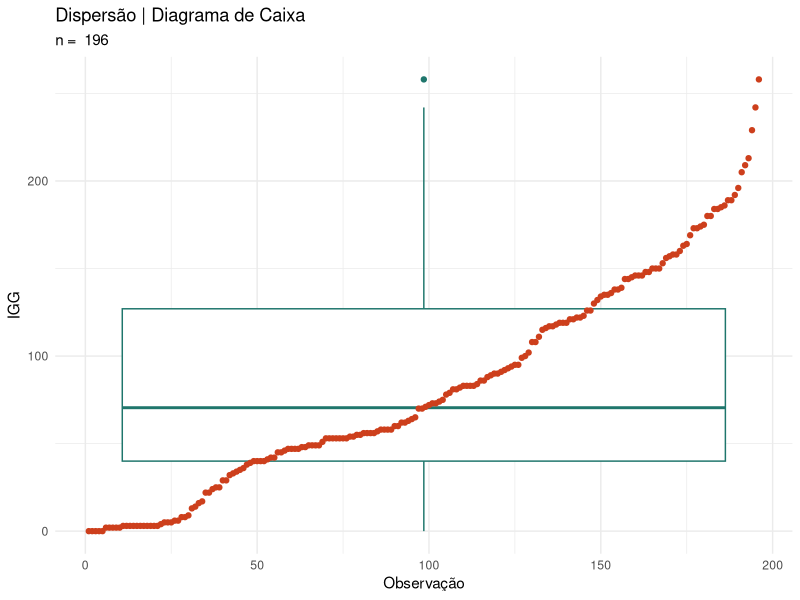
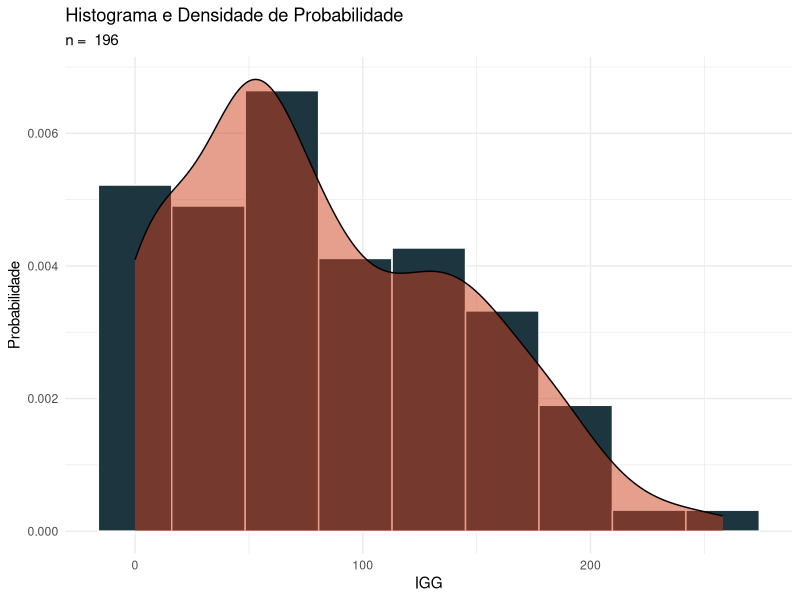
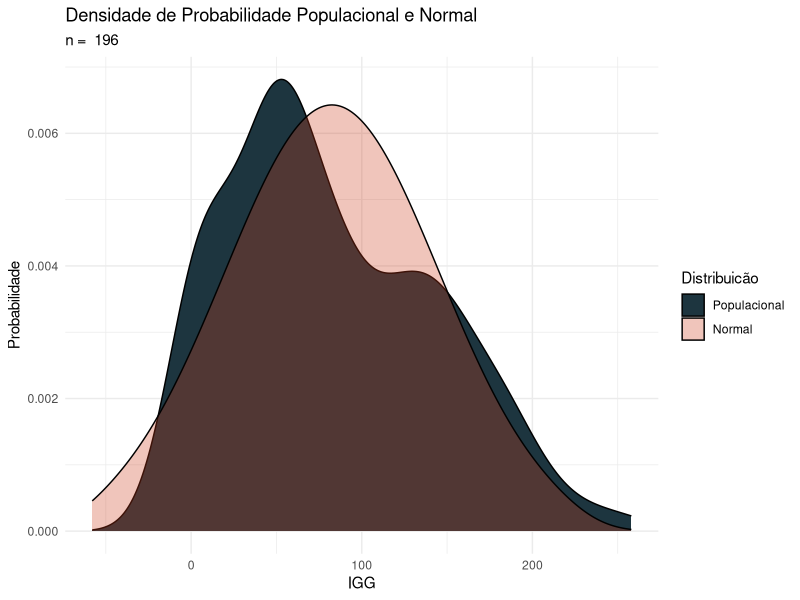
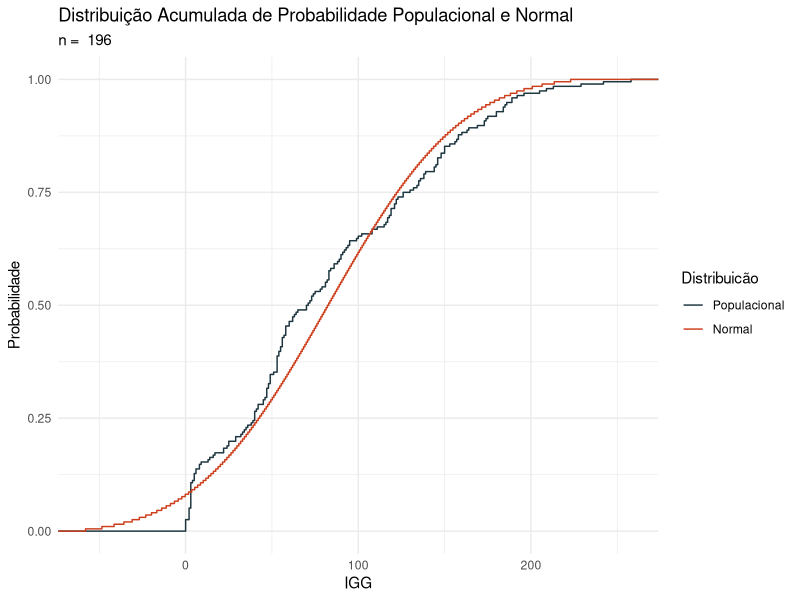
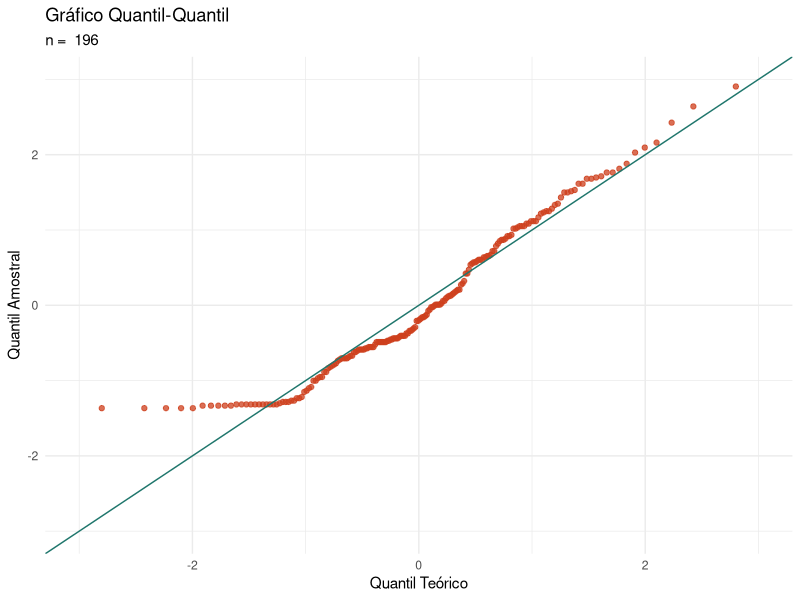
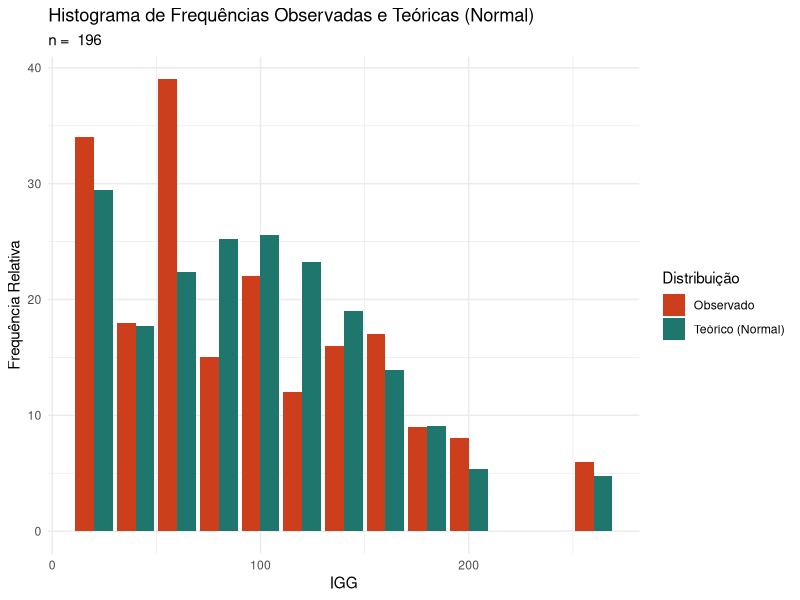
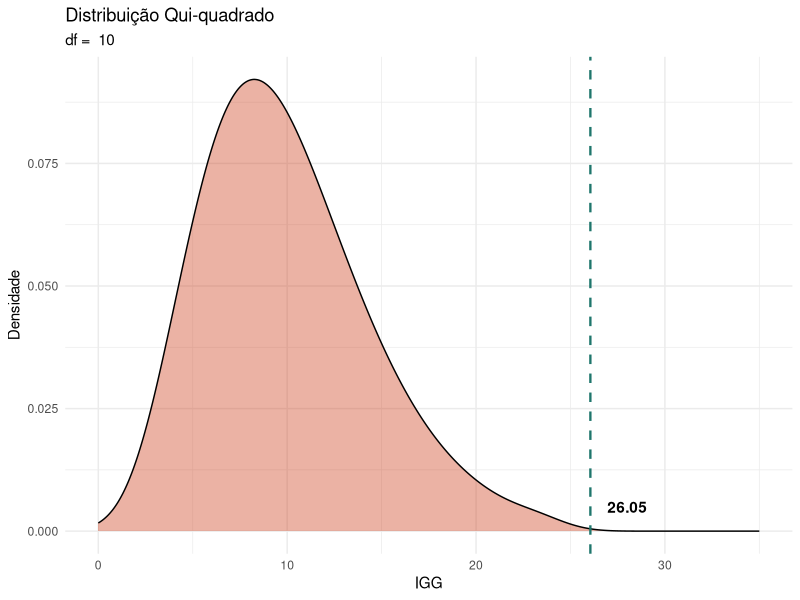
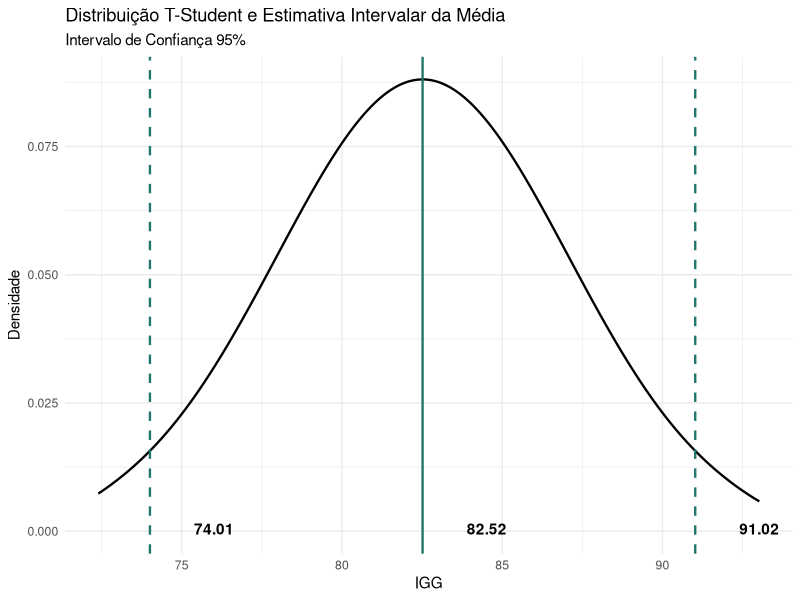

Recreate these plots in R, in order.
# UNIVERSIDADE FEDERAL DO CEARÁ
# CENTRO DE TECNOLOGIA - DEPARTAMENTO DE ENGENHARIA DE TRANSPORTES
# TCP7321 – TAD				  		PROF. MANOEL CASTRO 

# Teste 6	- Estimação Intervalar e teste de aderência							03/07/21

# Grupo:Nelson, Renata e Rúbia

# bibliotecas utilizadas
library(tidyverse)
library(data.table)

# 01)  Considerem X uma variável que representa o Índice de Gravidade Global
# (IGG) de um trecho de rodovia. O IGG é um indicador da qualidade do pavimento
# do trecho. Os valores coletados de uma amostra de 196 trechos de uma malha
# rodoviária estão no arquivo Excel, na pasta do teste 6. Esses dados vieram do
# TP1 de uma das equipes da disciplina.

x <- sort(c(135, 3, 3, 6, 8, 3, 3, 3, 5, 22, 22, 9, 16, 0, 0, 0, 25, 5, 0, 90, 86, 70, 53, 53, 53, 51, 53, 53, 13, 3, 5, 3, 3, 3, 38, 53, 2, 2, 8, 2, 4, 3, 2, 83, 49, 83, 73, 73, 56, 62, 47, 42, 49, 49, 46, 45, 49, 40, 75, 56, 47, 55, 40, 57, 45, 48, 54, 72, 56, 60, 58, 60, 58, 108, 2, 40, 39, 35, 117, 148, 153, 173, 213, 189, 186, 132, 40, 48, 47, 118, 126, 146, 135, 164, 121, 174, 157, 121, 117, 185, 53, 89, 91, 123, 64, 134, 29, 71, 78, 84, 32, 41, 148, 173, 58, 36, 122, 83, 83, 54, 24, 56, 34, 62, 33, 95, 99, 25, 47, 92, 93, 29, 108, 82, 144, 258, 184, 184, 175, 163, 229, 205, 160, 102, 100, 150, 158, 242, 192, 146, 150, 189, 169, 180, 144, 139, 130, 119, 111, 115, 116, 156, 150, 145, 138, 158, 122, 146, 180, 196, 209, 79, 58, 55, 42, 65, 0, 63, 70, 94, 138, 86, 95, 74, 136, 119, 88, 126, 81, 90, 119, 81, 3, 14, 17, 6))

# ANALISE DESCRITIVA
# Estatísticas
desc <- data.frame(n = length(x), media = mean(x), desvio_padrao = sd (x), coef_var = sd(x)/mean(x), variancia = var(x))
print(desc) # principais estatísticas descritivas

quartis <- summary(x)
print(quartis) # apresentação dos quartis

# Dispersão e Diagrama de Caixa
data.frame(x) %>% ggplot() +
  geom_boxplot(aes(seq(1, desc$n, 1), x), colour = "#1F766C") +
  geom_point(aes(seq(1, desc$n, 1), x), colour = "#CD3F1C") +
  labs(title = "Dispersão | Diagrama de Caixa", subtitle = paste("n = ", desc$n), x = "Observação", y = "IGG") +
  theme_minimal()

# Histograma e Densidade de Probabilidade
data.frame(x) %>% ggplot(aes(x)) +
  geom_histogram(aes(y = ..density..), fill = "#1D353F", color = "white", bins = 9) +
  geom_density(fill = "#CD3F1C", alpha = .5) +
  labs(title = "Histograma e Densidade de Probabilidade", subtitle = paste("n = ", desc$n), x = "IGG", y = "Probabilidade") +
  theme_minimal()

# Densidade de Probabilidade + Normal
ggplot() +
  geom_density(aes(x, fill = "#1D353F")) +
  geom_density(aes(qnorm(seq(0.01, 0.99, length = desc$n), desc$media, desc$desvio_padrao), fill = "#CD3F1C"), alpha = .3) + # dist normal
  scale_fill_identity(name = "Distribuicão", breaks = c("#1D353F", "#CD3F1C"), label = c("Populacional", "Normal"), guide = "legend") +
  labs(title = "Densidade de Probabilidade Populacional e Normal", subtitle = paste("n = ", desc$n), x = "IGG", y = "Probabilidade") +
  theme_minimal()

# Probabilidade Acumulada
ggplot() +
  stat_ecdf(aes(x, color = "#1D353F")) +
  stat_ecdf(aes(qnorm(seq(0.01, 0.99, length = desc$n), desc$media, desc$desvio_padrao), colour = "#CD3F1C")) + # dist normal
  scale_colour_identity(name = "Distribuicão", breaks = c("#1D353F", "#CD3F1C"), label = c("Populacional", "Normal"), guide = "legend") +
  labs(title = "Distribuição Acumulada de Probabilidade Populacional e Normal", subtitle = paste("n = ", desc$n), x = "IGG", y = "Probabilidade") +
  theme_minimal()

# Gráfico Quantil-Quantil
data.frame(x) %>%
  ggplot(aes(sample = scale(x))) +
  geom_qq(color = "#CD3F1C", alpha = 0.75) +
  geom_abline(color = "#1F766C") +
  labs(title = "Gráfico Quantil-Quantil", subtitle = paste("n = ", desc$n), x = "Quantil Teórico", y = "Quantil Amostral") +
  xlim(-3, 3) +
  ylim(-3, 3) +
  theme_minimal()

# a)	Avalie a hipótese de normalidade de X por meio de um teste qui^2.
# Explicite as hipóteses nula e alternativa, o nível de significância, o erro
# tipo 1, o gráfico da distribuição qui2 e a região de rejeição da hipótese
# nula, o valor-p, o resultado do teste e a sua conclusão. Explicite as
# premissas.

# Teste Qui-Quadrado: comparação da distribuição de frequência amostral com a
# distribuição de frequência normal.

perc <- function(n) { # função percentil
  sum(x <= n)/desc$n
  }

q <- c(seq(20, 200, 20), 260) # base do percentil: 0 a 275, de 25 em 25
q


percentis_observados <- sapply(q, perc)
percentis_teoricos <- pnorm(q, mean = desc$media, sd = desc$desvio_padrao)

freqs <- data.frame(q, freq_obs = percentis_observados*desc$n, freq_teo = percentis_teoricos*desc$n)
freqs <- freqs %>% mutate(
  freq_obs = ifelse(is.na(freq_obs - shift(freq_obs, 1L, type = "lag")), freq_obs, freq_obs - shift(freq_obs, 1L, type = "lag")),
  freq_teo = ifelse(is.na(freq_teo - shift(freq_teo, 1L, type = "lag")), freq_teo, freq_teo - shift(freq_teo, 1L, type = "lag"))
  )

freqs

# Comparação Visual de Histograma Observado vs. Normal
# O histograma dos valores observados apresenta forma semelhante à distribuição
# teórica (normal).

gather(freqs, Percentil, quant, freq_obs:freq_teo) %>%
  ggplot() +
  geom_bar(aes(x = q, y = quant, fill = Percentil), stat = "identity", position = "dodge") +
  scale_fill_manual(values = c("#CD3F1C", "#1F766C"), labels = c("Observado", "Teórico (Normal)"), name = "Distribuição") +
  labs(title = "Histograma de Frequências Observadas e Teóricas (Normal)", subtitle = paste("n = ", desc$n), x = "IGG", y = "Frequência Relativa") +
  theme_minimal()

# Memorial de Cálculo Qui-Quadrado
freqs <- freqs %>% mutate(qui2 = ((freq_obs - freq_teo)^2)/freq_teo)
freqs



df <- length(q) - 1 # graus de liberdade
df

# H0: a amostra se origina de uma população normal.
# Ha: a amostra não se origina de uma população normal.

# Qui-quadrado crítivo para rejeição da hipótese H0 é
qui_critico <- qchisq(0.05, df = df)
qui_critico

# Qui-quadrado do teste
qui2 <- sum(freqs$qui2)
qui2

# Avaliação critério hipótese nula
qui_critico >= qui2 # Falso, ou seja, hipótese nula é rejeitada. A Amostra não
# se origina de uma população normal.

ggplot() +
  geom_density(aes(qchisq(seq(0.01, 0.99, 0.01), df = df)), fill = "#CD3F1C", alpha = .4) +
  geom_vline(aes(xintercept = qui2), color = "#1F766C", size = 0.8, linetype = 2) +
  labs(title = "Distribuição Qui-quadrado", subtitle = paste("df = ", df), x = "IGG", y = "Densidade") + 
  geom_text(aes(x = 28, y = 0.005, label = round(qui2, 2)), fontface = "bold") +
  xlim(0, 35) +
  theme_minimal()

prob_amostra <- 1-pchisq(qui2, df = df)
prob_amostra # probabilidade da amostra se originar de uma distribuição normal.


# b)	Como você classifica o IGG médio da malha rodoviária, tomando por base a
# classificação da tabela abaixo? Utilize um IC de confiança de 95% e explicite
# as premissas da sua análise.

# Conceitos	      Limites
# Ótimo	          0 < IGG ≤ 20
# Bom             20 < IGG ≤ 40
# Regular	        40 < IGG ≤ 80
# Ruim            80 < IGG ≤ 160
# Péssimo	        IGG > 160


inf <- qt(0.025, desc$n - 1)*desc$desvio_padrao/sqrt(196) + desc$media
sup <- qt(0.975, desc$n - 1)*desc$desvio_padrao/sqrt(196) + desc$media


ggplot() +
  geom_density(aes(qt(seq(0.01, 0.99, 0.01), desc$n - 1)*desc$desvio_padrao/sqrt(196) + desc$media), size = 0.8) +
  geom_vline(aes(xintercept = desc$media), color = "#1F766C", size = 0.8) +
  geom_text(aes(x = desc$media + 2, y = 0.0005, label = round(desc$media, 2)), fontface = "bold") +
  geom_vline(aes(xintercept = inf), color = "#1F766C", size = 0.8, linetype = 2) +
  geom_text(aes(x = inf + 2, y = 0.0005, label = round(inf, 2)), fontface = "bold") +
  geom_vline(aes(xintercept = sup), color = "#1F766C", size = 0.8, linetype = 2) +
  geom_text(aes(x = sup + 2, y = 0.0005, label = round(sup, 2)), fontface = "bold") +
  labs(title = "Distribuição T-Student e Estimativa Intervalar da Média", subtitle = "Intervalo de Confiança 95%", x = "IGG", y = "Densidade") + 
  theme_minimal()

# Classificaria entre regular e ruim.

# c)	Estimem a variância e o desvio padrão de X. Explicite as premissas.

# Resposta:
# Intervalo de confiança da variância (90%)

varinf <- (desc$n-1)*(desc$variancia)/qchisq(0.95, df = desc$n - 1)
varsup <- (desc$n-1)*(desc$variancia)/qchisq(0.05, df = desc$n - 1)

print(c(varinf, varsup)) # Intervalo de confiança da variância (90%)

ggplot() +
  geom_density(aes(qchisq(seq(0.01, 0.99, 0.01), df = desc$n - 1)), fill = "#CD3F1C", alpha = .4) +
  geom_vline(aes(xintercept = desc$variancia), color = "#1F766C", size = 0.8, linetype = 2) +
  geom_vline(aes(xintercept = varinf), color = "red", size = 0.8) +
  geom_vline(aes(xintercept = varsup), color = "blue", size = 0.8) +
  labs(title = "Distribuição Qui-quadrado", subtitle = paste("df = ", desc$n - 1), x = "IGG", y = "Densidade") + 
  theme_minimal()


# Intervalo de confiança do desvio padrao (90%)

dpinf <- sqrt((desc$n-1)*(desc$variancia)/qchisq(0.95, df = desc$n - 1))
dpsup <- sqrt((desc$n-1)*(desc$variancia)/qchisq(0.05, df = desc$n - 1))

print(c(dpinf, dpsup)) # Intervalo de confiança do desvio padrao (90%)

ggplot() +
  geom_density(aes(qchisq(seq(0.01, 0.99, 0.01), df = desc$n - 1)), fill = "#CD3F1C", alpha = .4) +
  geom_vline(aes(xintercept = desc$desvio_padrao), color = "#1F766C", size = 0.8, linetype = 2) +
  geom_vline(aes(xintercept = dpinf), color = "#1F766C", size = 0.8, linetype = 2) +
  geom_vline(aes(xintercept = dpsup), color = "#1F766C", size = 0.8, linetype = 2) +
  labs(title = "Distribuição Qui-quadrado", subtitle = paste("df = ", desc$n -1), x = "IGG", y = "Densidade") + 
  theme_minimal()